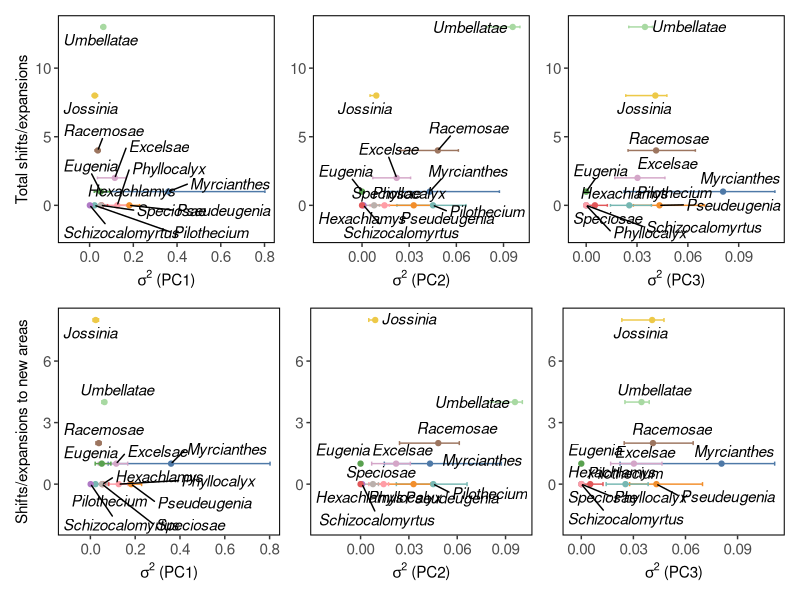

The R source for this figure:
#Project: HISTORICAL BIOGEOGRAPHY AND NICHE EVOLUTION IN EUGENIINAE (MYRTACEAE)
#Author: Paulo Henrique Gaem
#University of Michigan, Ann Arbor

# Setting working directory
setwd("~/Documents/Projetos/3_PhD/1_Project/Eugenia Biogeography")

# PLOTTING FIGURE 5.

#loading packages
library(ggplot2)
library(patchwork)
library(ggrepel)
library(openxlsx)
library(dplyr)
library(tidyr)
library(colorspace)

#loading data

df <- read.xlsx('results/4_nichevol_ouwieB.xlsx', sheet=1) %>%
  select(-lnL, -AIC, -AICc) %>% separate(clade, into=c('env_var', 'clade'), sep='_')

custom_colours <- c(
  "Myrcianthes" = "#4e79a7",
  "Pseudeugenia" = "#f28e2b",
  "Hexachlamys" = "#e15759",
  "Pilothecium" = "#76b7b2",
  "Eugenia" = "#59a14f",
  "Jossinia" = "#edc948",
  "Schizocalomyrtus" = "#AF7AC5",
  "Phyllocalyx" = "#ff9da7",
  "Racemosae" = "#9c755f",
  "Speciosae" = "#bab0ac",
  "Excelsae" = "#d4a6c8",
  "Umbellatae" = "#a8d9a2"
)

# PC1
p1 <- ggplot(subset(df, env_var == "PC1"),
             aes(x = sig.sq, y = n.shifts, label = clade, color = clade)) +
  geom_errorbar(
    aes(xmin = sig.sq.LB, xmax = sig.sq.UB, y = n.shifts),
    orientation = "y",
    width = 0.2
  ) +
  geom_point() +
  geom_text_repel(color = "black", size = 11/.pt, fontface = "italic", max.overlaps = Inf) +
  scale_color_manual(values = custom_colours) +
  scale_x_continuous(
    breaks = c(-0.0, 0.2, 0.4, 0.6, 0.8),
    limits = c(-0.015, NA)
  ) +
  labs(
    x = expression(sigma^2~"(PC1)"),
    y = "Total shifts/expansions"
  ) +
  theme_classic(base_size = 11) +
  theme(
    panel.border = element_rect(colour = "black", fill = NA, linewidth = 0.7),
    panel.grid.major = element_blank(),
    panel.grid.minor = element_blank(),
    axis.line = element_blank(),
    legend.position = "none",
    plot.title = element_blank(),
    axis.title = element_text(size = 11),
    axis.text  = element_text(size = 11)
  ) +
  coord_cartesian(xlim = c(-0.1, NA), ylim = c(-2, NA))

# PC2
p2 <- ggplot(subset(df, env_var == "PC2"),
             aes(x = sig.sq, y = n.shifts, label = clade, color = clade)) +
  geom_errorbar(
    aes(xmin = sig.sq.LB, xmax = sig.sq.UB, y = n.shifts),
    orientation = "y",
    width = 0.2,
  ) +
  geom_point() +
  geom_text_repel(color = "black", size = 11/.pt, fontface = "italic", max.overlaps = Inf) +
  scale_color_manual(values = custom_colours) +
  scale_x_continuous(
    breaks = c(0, 0.03, 0.06, 0.09),
    limits = c(-0.025, NA)
  ) +
  labs(
    x = expression(sigma^2~"(PC2)"),
    y = NULL
  ) +
  theme_classic(base_size = 11) +
  theme(
    panel.border = element_rect(colour = "black", fill = NA, linewidth = 0.7),
    panel.grid.major = element_blank(),
    panel.grid.minor = element_blank(),
    axis.line = element_blank(),
    legend.position = "none",
    plot.title = element_blank(),
    axis.title.y = element_blank(),
    axis.title.x = element_text(size = 11),
    axis.text  = element_text(size = 11)
  ) +
  coord_cartesian(xlim = c(-0.025, NA), ylim = c(-2, NA))

# PC3
p3 <- ggplot(subset(df, env_var == "PC3"),
             aes(x = sig.sq, y = n.shifts, label = clade, color = clade)) +
  geom_errorbar(
    aes(xmin = sig.sq.LB, xmax = sig.sq.UB, y = n.shifts),
    orientation = "y",
    width = 0.2,
  ) +
  geom_point() +
  geom_text_repel(color = "black", size = 11/.pt, fontface = "italic", max.overlaps = Inf) +
  scale_color_manual(values = custom_colours) +
  labs(
    x = expression(sigma^2~"(PC3)"),
    y = NULL
  ) +
  theme_classic(base_size = 11) +
  theme(
    panel.border = element_rect(colour = "black", fill = NA, linewidth = 0.7),
    panel.grid.major = element_blank(),
    panel.grid.minor = element_blank(),
    axis.line = element_blank(),
    legend.position = "none",
    plot.title = element_blank(),
    axis.title.y = element_blank(),
    axis.title.x = element_text(size = 11),
    axis.text  = element_text(size = 11)
  ) +
  coord_cartesian(xlim = c(-0.005, NA), ylim = c(-2, NA))

#PC1 part 2

p4 <- ggplot(subset(df, env_var == "PC1"),
            aes(x = sig.sq, y = n.shf.new, label = clade, color = clade)) +
  geom_errorbar(
    aes(xmin = sig.sq.LB, xmax = sig.sq.UB, y = n.shf.new),
    orientation = "y",
    width = 0.2,
  ) +
  geom_point() +
  geom_text_repel(color = "black", size = 11/.pt, fontface = "italic", max.overlaps = Inf) +
  scale_color_manual(values = custom_colours) +
  scale_x_continuous(
    breaks = c(-0.0, 0.2, 0.4, 0.6, 0.8),
    limits = c(-0.015, NA)
  ) +
  labs(
    x = expression(sigma^2~"(PC1)"),
    y = "Shifts/expansions to new areas"
  ) +
  theme_classic(base_size = 11) +
  theme(
    panel.border = element_rect(colour = "black", fill = NA, linewidth = 0.7),
    panel.grid.major = element_blank(),
    panel.grid.minor = element_blank(),
    axis.line = element_blank(),
    legend.position = "none",
    plot.title = element_blank(),
    axis.title = element_text(size = 11),
    axis.text  = element_text(size = 11)
  ) +
  coord_cartesian(xlim = c(-0.1, NA), ylim = c(-2, NA))

# PC2
p5 <- ggplot(subset(df, env_var == "PC2"),
             aes(x = sig.sq, y = n.shf.new, label = clade, color = clade)) +
  geom_errorbar(
    aes(xmin = sig.sq.LB, xmax = sig.sq.UB, y = n.shf.new),
    orientation = "y",
    width = 0.2,
  ) +
  geom_point() +
  geom_text_repel(color = "black", size = 11/.pt, fontface = "italic", max.overlaps = Inf) +
  scale_color_manual(values = custom_colours) +
  scale_x_continuous(
    breaks = c(0, 0.03, 0.06, 0.09),
    limits = c(-0.025, NA)
  ) +
  labs(
    x = expression(sigma^2~"(PC2)"),
    y = NULL
  ) +
  theme_classic(base_size = 11) +
  theme(
    panel.border = element_rect(colour = "black", fill = NA, linewidth = 0.7),
    panel.grid.major = element_blank(),
    panel.grid.minor = element_blank(),
    axis.line = element_blank(),
    legend.position = "none",
    plot.title = element_blank(),
    axis.title.y = element_blank(),
    axis.title.x = element_text(size = 11),
    axis.text  = element_text(size = 11)
  ) +
  coord_cartesian(xlim = c(-0.025, NA), ylim = c(-2, NA))

# PC3
p6 <- ggplot(subset(df, env_var == "PC3"),
             aes(x = sig.sq, y = n.shf.new, label = clade, color = clade)) +
  geom_errorbar(
    aes(xmin = sig.sq.LB, xmax = sig.sq.UB, y = n.shf.new),
    orientation = "y",
    width = 0.2,
  ) +
  geom_point() +
  geom_text_repel(color = "black", size = 11/.pt, fontface = "italic", max.overlaps = Inf) +
  scale_color_manual(values = custom_colours) +
  labs(
    x = expression(sigma^2~"(PC3)"),
    y = NULL
  ) +
  theme_classic(base_size = 11) +
  theme(
    panel.border = element_rect(colour = "black", fill = NA, linewidth = 0.7),
    panel.grid.major = element_blank(),
    panel.grid.minor = element_blank(),
    axis.line = element_blank(),
    legend.position = "none",
    plot.title = element_blank(),
    axis.title.y = element_blank(),
    axis.title.x = element_text(size = 11),
    axis.text  = element_text(size = 11)
  ) +
  coord_cartesian(xlim = c(-0.005, NA), ylim = c(-2, NA))

combined_plot <- (p1 | p2 | p3) / (p4 | p5 | p6) 

ggsave("figures/nichevol_b.pdf", combined_plot, width = 210,   # 85 mm to inches
       height = 170, # 174 mm to inches
       units = "mm", dpi = 600)
